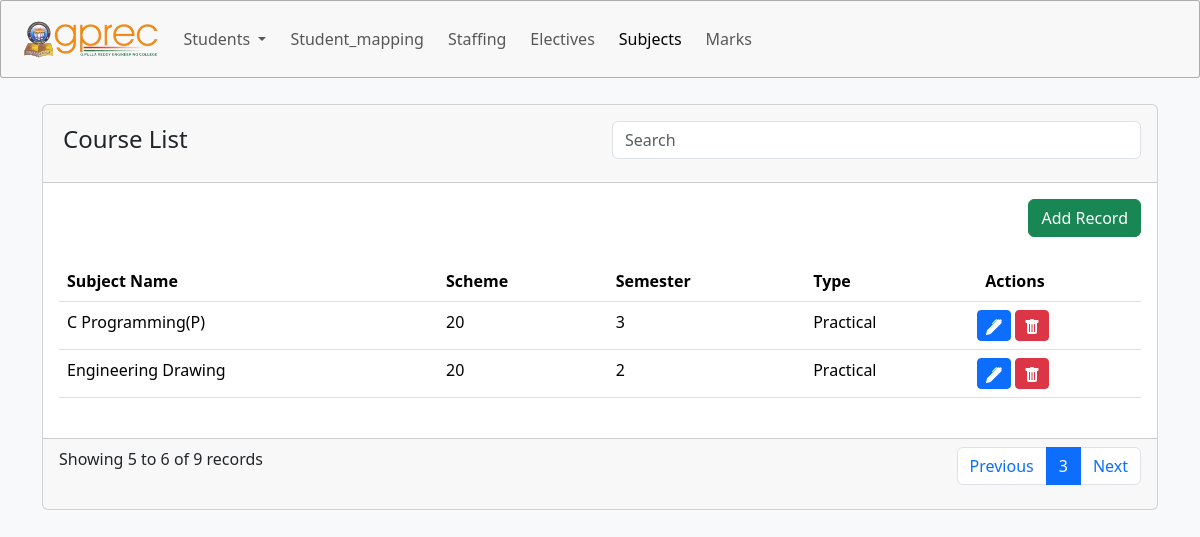
Screenshot of /show?page=3 with the database file from the repository.
### acad/models.py (models this page shows, shortened)
class Subjects(models.Model):
    course_code=models.CharField(max_length=10)
    subject=models.CharField(max_length=50)
    category=models.CharField(max_length=6)
    scheme=models.IntegerField()
    semester=models.CharField(max_length=10)
    type=models.CharField(max_length=10)
    credits=models.DecimalField(max_digits=10, decimal_places=2)
    end_exam_marks=models.IntegerField()
    cia_marks=models.IntegerField()
    total_marks=models.IntegerField()

### acad/views.py (the view)
# urls.py: path('show', views.show, name='show'),
def show(request):
    records = Subjects.objects.all().order_by('-id')
    page = request.GET.get('page', 1)
    records_per_page = 2
    paginator = Paginator(records, records_per_page)
    try:
        records = paginator.page(page)
    except EmptyPage:
        records = paginator.page(paginator.num_pages)
    return render(request, 'show.html', {'records': records})

### templates/show.html (shortened to what this page needs)
{% extends "base.html" %}
{% block body %}
<div class="container my-5">
    <div class="card">
        <div class="card-header p-3">
            <div class="row">
                <div class="col-md-6">
                    <h4 class="p-1">Course List</h4>
                </div>
                <div class="col-md-6 text-right">
                    <input type="text" class="form-control" placeholder="Search">
                </div>
            </div>
        </div>
        <div class="card-body">
            <div class="row">
                <div class="col">
                <a href="{% url 'subject' %}" class="btn btn-success float-end mb-4">Add Record</a>
                </div>
            </div>
            <div class="row">
            <div class="table-responsive">
                <table class="table">
                    <thead>
                    <tr>
                        <th>Subject Name</th>
                        <th>Scheme</th>
                        <th>Semester</th>
                        <th>Type</th>
                        <th>Actions</th>
                    </tr>
                    </thead>
                    <tbody>
                    {% for record in records %}
                        <tr>
                            <td>{{ record.subject }}</td>
                            <td>{{ record.scheme }}</td>
                            <td>{{ record.semester }}</td>
                            <td>{{ record.type }}</td>
                            <td class="mx-0 px-0">
                                <button class="btn btn-sm btn-primary" data-bs-toggle="modal" data-bs-target="#editModal{{ record.id }}">
                                </button>
                                <button class="btn btn-sm btn-danger" data-bs-toggle="modal" data-bs-target="#deleteModal{{ record.id }}">
                                </button>
                            </td>
                        </tr>
                    {% endfor %}
                    </tbody>
                </table>
            </div>
        </div>
        </div>
        <div class="card-footer mt-2">
            <div class="d-flex justify-content-between">
                <span>Showing {{ records.start_index }} to {{ records.end_index }} of {{ records.paginator.count }} records</span>
                <ul class="pagination">
                    {% if records.has_previous %}
                        <li class="page-item"><a class="page-link" href="?page={{ records.previous_page_number }}">Previous</a></li>
                    {% endif %}
                    <li class="page-item active"><span class="page-link">{{ records.number }}</span></li>
                    {% if records.has_next %}
                        <li class="page-item"><a class="page-link" href="?page={{ records.next_page_number }}">Next</a></li>
                    {% endif %}
                </ul>
            </div>
        </div>
    </div>
</div>
{% endblock body %}

### rows the page displays
Subjects: subject "C Programming(P)", scheme "20", semester "3", type "Practical"
Subjects: subject "Engineering Drawing", scheme "20", semester "2", type "Practical"

### other values shown
{{ records.start_index }} "5"
{{ records.end_index }} "6"
{{ records.paginator.count }} "9"
{{ records.number }} "3"
